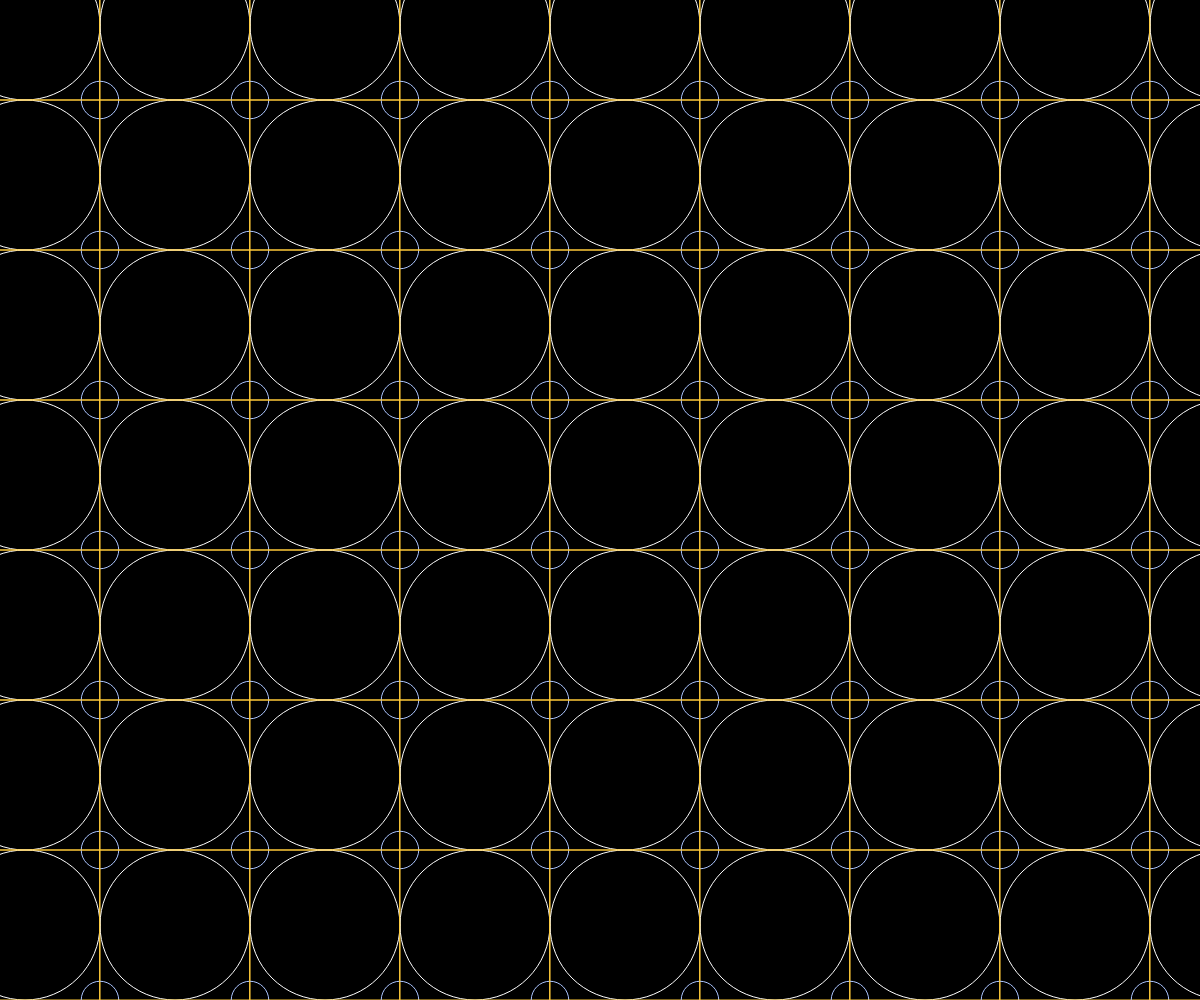
Frame 1 (no input)
Frame 60 (no input): identical to frame 1, image omitted
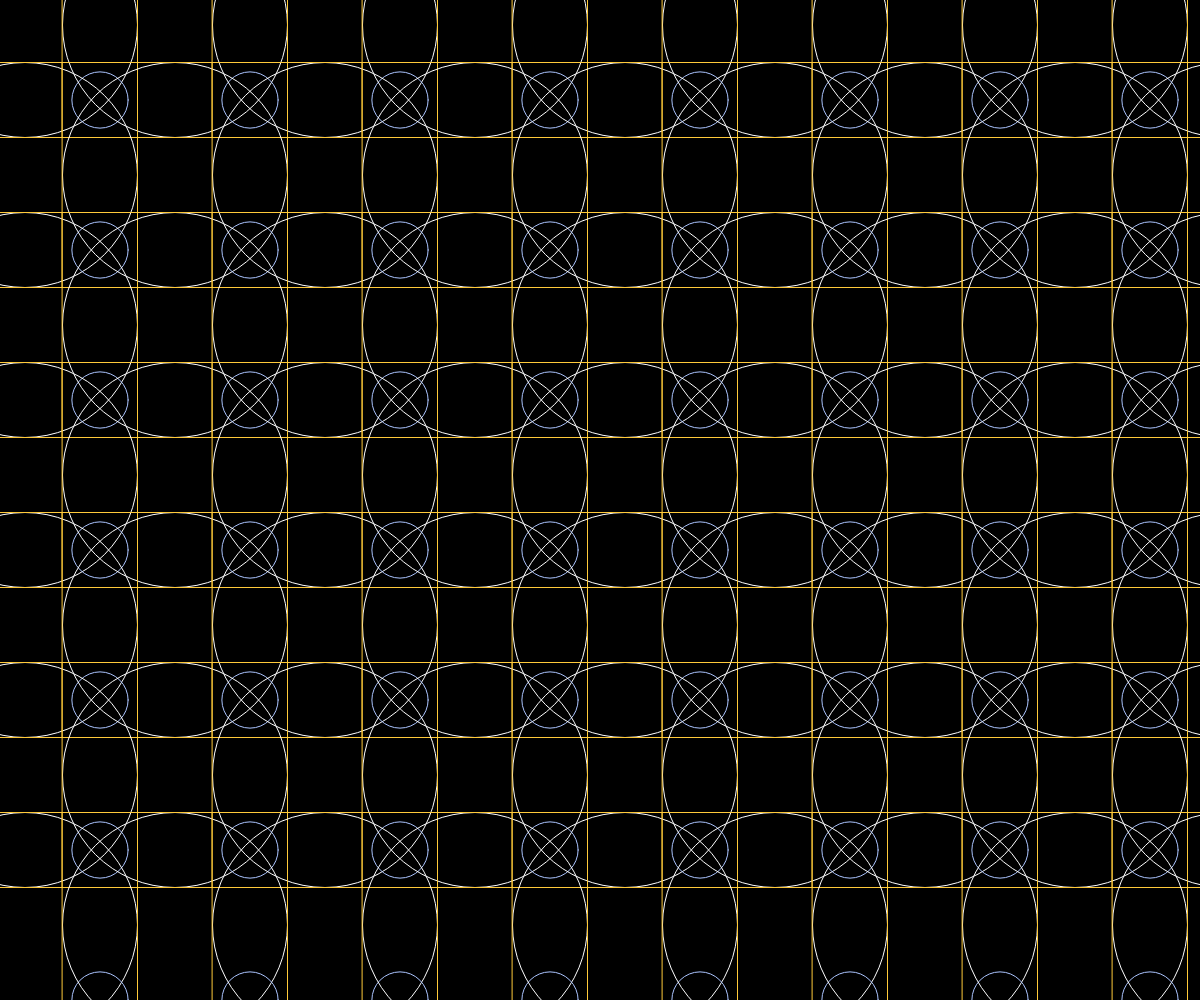
Frame 120 (the mouse pressed at the canvas centre since frame 60)

The p5.js sketch that drew these frames (run headless with seeded random() and noise() and a simulated clock; from frame 60 on, the mouse is pressed at the canvas centre):

// p5.js sketch
// ── sketch.js
function setup() {
  createCanvas(windowWidth, windowHeight);
  //background(0)
}

var x=25;  //宣告一個畫方框的x軸變數(var 宣告變數為一個全域變數)
var y=25;  //宣告一個畫方框的y軸變數
var r_b =50
var w=150;  //宣告一個畫方框的寬度變數
var r_s=20;  //宣告一個畫方框的高度變數
var mw = 50;

function draw() {
  //stroke(255)  //線條為白色
  noFill()  //不要充滿顏色
  x = 25;
  y = 25;
  mw = map(mouseX,0,width,w,w*2)
  r_b = mw;
  r_s = mw/4;
  background(0)
  while (y<=(height)){
    rectMode(CENTER)  //設定方框中心點為座標
    stroke(255)
    ellipse(x,y,r_b)   //畫一個圓
    stroke("#ffca3a")
    rect(x,y,mw)  //畫一個方框
    stroke("#abc4ff")
    ellipse(x+w/2,y+w/2,r_s)  //畫一個小圓
    x = x + w //把下一個要畫的方框，加上方框的寬度與方框間的距離5
    if(x>width+25){  //當x軸的值(x)已經超過視窗寬度(width)
    x = 25  //讓x軸回到最左邊的(0)
    y = y + w   //y軸的值要加上方框的高(h)與框間的距離(s)
    }
  }
}
